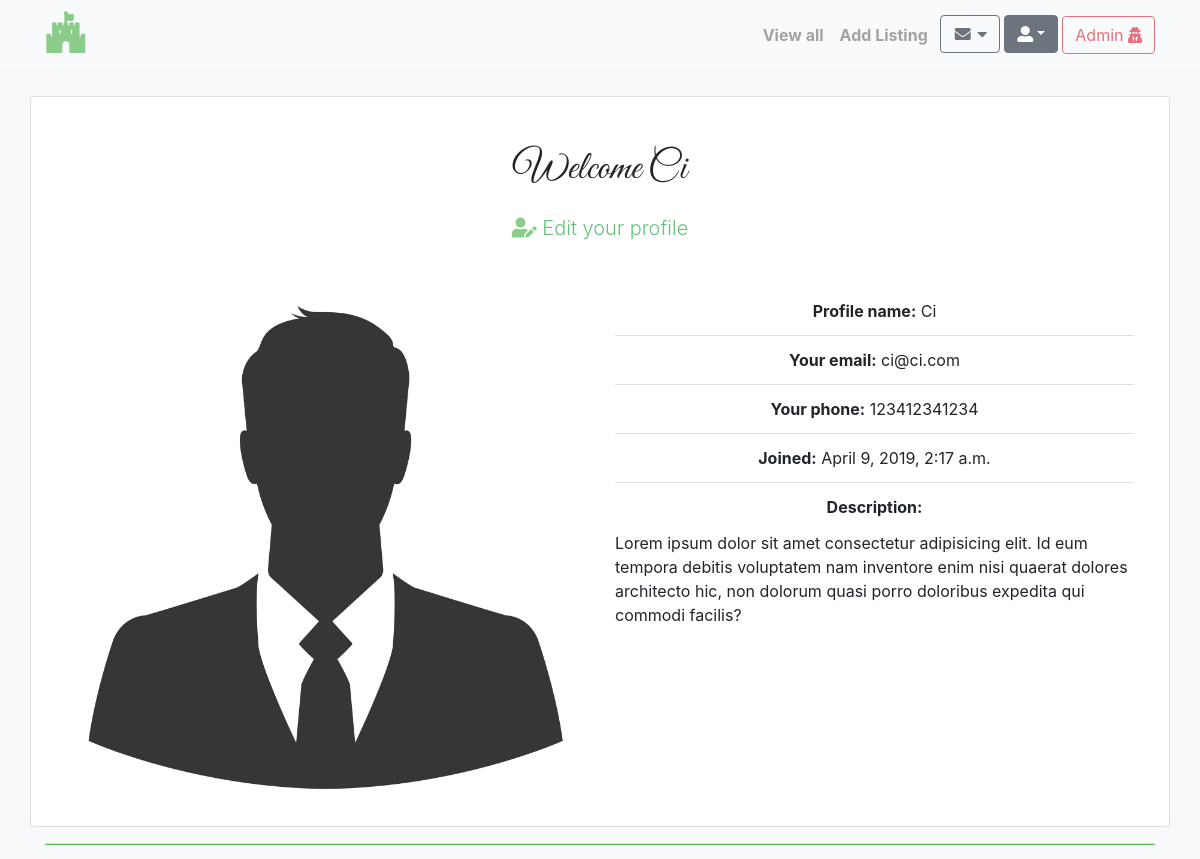
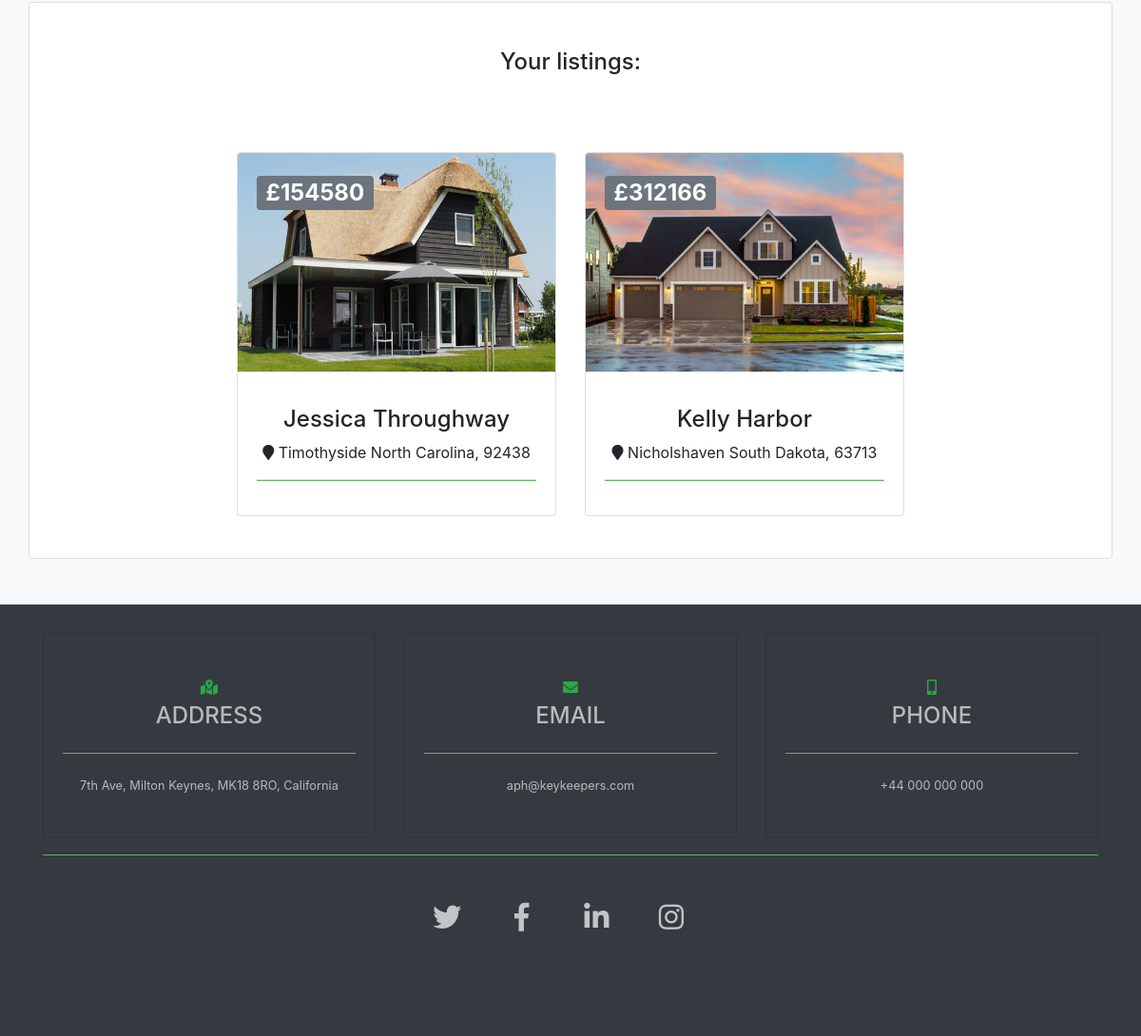
/accounts/profile/ (signed in), run on the app's committed database (2 pictures, top to bottom).
### accounts/models.py (models this page shows, shortened)
class UserProfile(models.Model):
	user = models.OneToOneField(User, on_delete=models.CASCADE)
	description = models.TextField(blank=True)
	img = models.ImageField(upload_to='main/profile/%Y/%m/%d/', blank=True)
	phone = models.CharField(max_length=15)
	terms = models.BooleanField(default=False)
	joined = models.DateTimeField(default=datetime.now, blank=True)

### listings/models.py (models this page shows, shortened)
class Listing(models.Model):
    title = models.CharField(max_length=200)
    address = models.CharField(max_length=200)
    city = models.CharField(max_length=100)
    state = models.CharField(max_length=100)
    zipcode = models.CharField(max_length=20)
    description = models.TextField(blank=True, null=True)
    price = models.IntegerField()
    bedrooms = models.IntegerField()
    bathrooms = models.IntegerField()
    garage = models.IntegerField(default=0)
    square_feet = models.IntegerField()
    main_img = models.ImageField(upload_to="main/%Y/%m/%d/")
    img_1 = models.ImageField(upload_to="others/%Y/%m/%d/", blank=True)
    img_2 = models.ImageField(upload_to="others/%Y/%m/%d/", blank=True)
    img_3 = models.ImageField(upload_to="others/%Y/%m/%d/", blank=True)
    img_4 = models.ImageField(upload_to="others/%Y/%m/%d/", blank=True)
    img_5 = models.ImageField(upload_to="others/%Y/%m/%d/", blank=True)
    is_published = models.BooleanField(default=False)
    paid_fee = models.BooleanField(default=False)
    list_date = models.DateTimeField(default=datetime.now, blank=True)
    seller = models.ForeignKey(User, on_delete=models.CASCADE)

### accounts/views.py (the view)
# urls.py: path('profile/', views.profile, name='profile'),
@login_required
def profile(request):
    user = get_object_or_404(User, pk=request.user.id)
    user_profile = get_object_or_404(UserProfile, user=user.id)
    listings = Listing.objects.all().filter(seller=user.id).order_by('-list_date')
    args = {
        "listings": listings,
        "user": user,
        "user_profile": user_profile
    }
    return render(request, "profile.html", args)

### accounts/templates/profile.html (shortened to what this page needs)
{% extends "base.html" %}
{% load bootstrap4 %}
{% load static %}
{% block css %}
<link rel="stylesheet" href="{% static 'css/custom/profile.css' %}">
{% endblock css %}
{% block main_content %}
<section class="container py-5">
	<div class="row pt-5">
		<div class="card col-12 pt-5">
			<h1 class="card-title text-center vibes-cursive">Welcome {{ user.username|title }}</h1>
			<p class="text-center lead py-2">
				<a href="{% url 'edit_profile' %}">
					<i class="fas fa-user-edit"></i>
					<span class="text-success">Edit your profile</span>
				</a>
			</p>
			<div class="card-body">
				<div class="row">
					{% if user.img %}
					<div class="col-md-6">
						<img class="card-img-top" src="{{ user.img.url }}" alt="Profile  picture">
					</div>
					{% else %}
					<div class="col-md-6">
						<img class="card-img-top" src="/media/img/profile-avatar.jpg" alt="Profile  picture">
					</div>
					{% endif %}
					<div class="col-md-6">
						<ul class="list-group list-group-flush">
							<li class="list-group-item text-center">
								<span class="font-weight-bold">Profile name:</span> {{ user.username|title }}
							</li>
							{% if user.email %}
							<li class="list-group-item text-center">
								<span class="font-weight-bold">Your email:</span> {{ user.email }}
							</li>
							{% else %}
							<li class="list-group-item text-center">
								<span class="font-weight-bold">Your email:</span> You did not provide your email
								address.
							</li>
							{% endif %}
							{% if user_profile.phone %}
							<li class="list-group-item text-center">
								<span class="font-weight-bold">Your phone:</span> {{ user_profile.phone }}
							</li>
							{% else %}
							<li class="list-group-item text-center">
								<span class="font-weight-bold">Your phone:</span> You did not provide your phone number.
							</li>
							{% endif %}
							<li class="list-group-item text-center">
								<span class="font-weight-bold">Joined:</span> {{ user.date_joined }}
							</li>
							{% if user_profile.description %}
							<li class="list-group-item text-center">
								<span class="font-weight-bold">Description:</span>
							</li>
							{{ user_profile.description }}
							{% endif %}
						</ul>
					</div>
				</div>
			</div>
		</div>
	</div>
	<hr>
	<div class="row">
		<div class="card col-12">
			{% if listings %}
			<h4 class="card-title text-center py-5">Your listings:</h4>
			<div class="card-body">
				<div id="listings" class="row justify-content-center">
					{% for house in listings %}
					<div class="col-md-6 col-lg-4 mb-4">
						<div class="card">
							<img class="card-img-top" src="{{ house.main_img.url }}" alt="{{ house.title }}" />
							<div class="card-img-overlay">
								<h2>
									<span class="badge badge-secondary text-white">£{{ house.price }}</span>
								</h2>
							</div>
							<div class="card-body">
								<div class="text-center">
									<h4 class="pt-3">{{ house.title }}</h4>
									<p> <i class="fas fa-map-marker"></i> {{ house.city }}
										{{ house.state }}, {{ house.zipcode }}
									</p>
								</div>
								<hr />
							</div>
						</div>
					</div>
					{% endfor %}
				</div>
			</div>
			{% endif %}
		</div>
	</div>
</section>
{% endblock main_content %}

### aph/static/css/custom/styles.css (style rules this page uses)
.vibes-cursive { font-family: "Great Vibes", cursive; }
a, a:hover { opacity: 0.7; color: #5cb85c; text-decoration: none; }
hr { border-bottom: 1px solid #5cb85c; }

### accounts/static/css/custom/profile.css (style rules this page uses)
#listings .card-img-top { height: 230px; }
.card-img-overlay { max-height: max-content; }
#listings .card { position: relative; overflow: hidden; }
#listings .card img { transition: all 0.5s ease; }

### data on the page
UserProfile: phone "123412341234", description "Lorem ipsum dolor sit amet consectetur adipisicing elit. Id eum tempora debitis voluptatem nam inventore enim nisi quaerat dolores architecto hic, non dolorum quasi porro doloribus expedita qui commodi facilis?"
Listing: main_img (picture), price "154580", title "Jessica Throughway", city "Timothyside", state "North Carolina", zipcode "92438"
Listing: main_img (picture), price "312166", title "Kelly Harbor", city "Nicholshaven", state "South Dakota", zipcode "63713"

### other printed values
{{ user.username|title }} "Ci"
{{ user.email }} "ci@ci.com"
{{ user.date_joined }} "April 9, 2019, 2:17 a.m."
